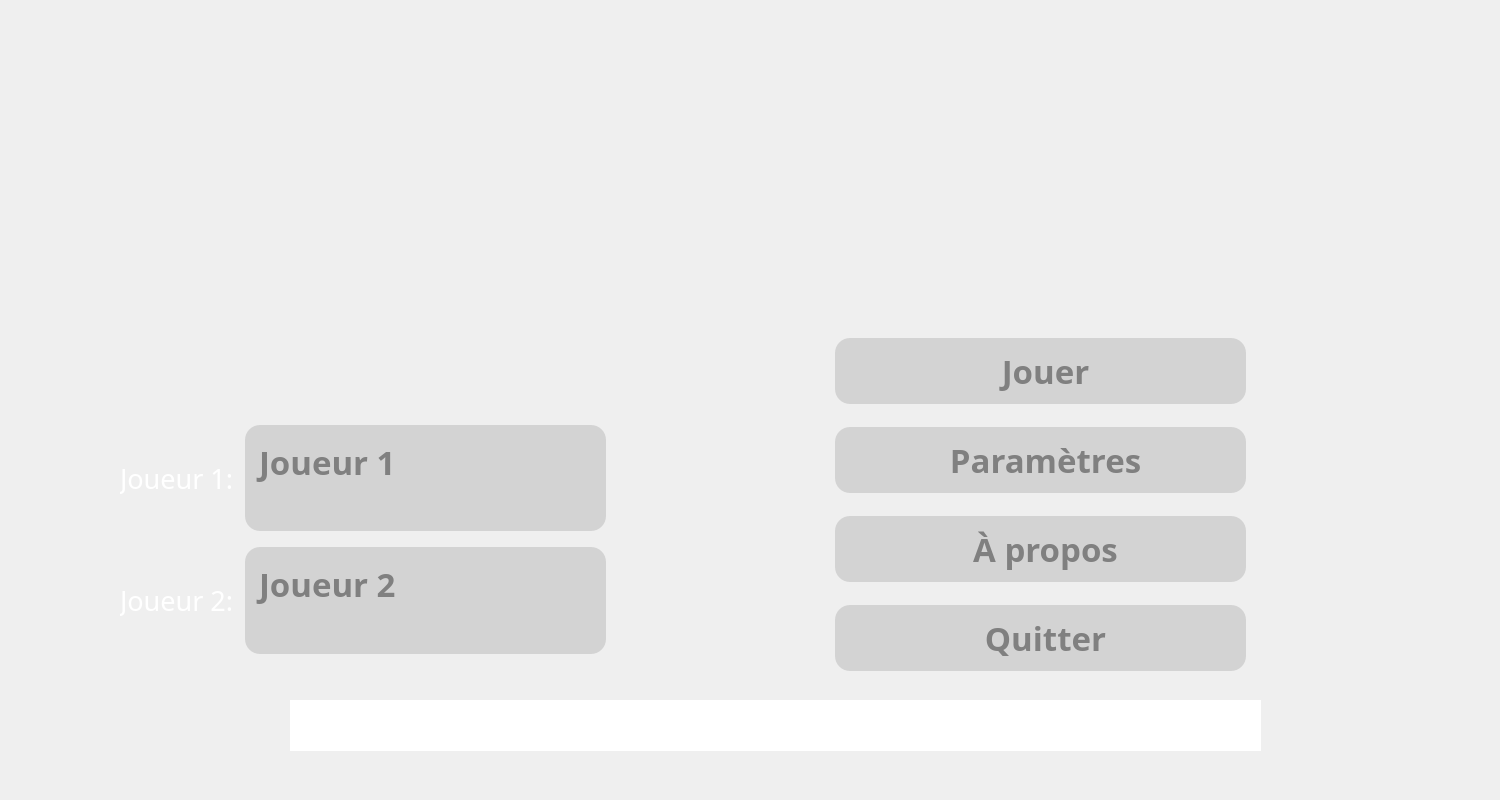
<?xml version="1.0" encoding="UTF-8"?>
<ui version="4.0">
 <class>Controlleur</class>
 <widget class="QMainWindow" name="Controlleur">
  <property name="geometry">
   <rect>
    <x>0</x>
    <y>0</y>
    <width>1500</width>
    <height>800</height>
   </rect>
  </property>
  <property name="windowTitle">
   <string>Controlleur</string>
  </property>
  <property name="styleSheet">
   <string notr="true">QPushButton,QPlainTextEdit{
    text-align: center;
	   margin:5px;
    font-weight: bold;
    padding: 10px 0 10px 10px ;
    background-color: lightgray;
    color: gray;
	 border-radius: 15px;
    }
    QPushButton:hover{
    text-align: center;
     margin:5px;
    font-weight: bold;
    padding: 10px 0 10px 10px ;
    background-color: gray;
    color: lightgray;
   border-radius: 20px;
    }

QLabel {
	color: white;
}</string>
  </property>
  <widget class="QWidget" name="centralwidget">
   <widget class="QWidget" name="layoutWidget">
    <property name="geometry">
     <rect>
      <x>790</x>
      <y>320</y>
      <width>501</width>
      <height>371</height>
     </rect>
    </property>
    <layout class="QVBoxLayout" name="verticalLayout">
     <property name="spacing">
      <number>0</number>
     </property>
     <property name="sizeConstraint">
      <enum>QLayout::SetDefaultConstraint</enum>
     </property>
     <property name="leftMargin">
      <number>40</number>
     </property>
     <property name="rightMargin">
      <number>40</number>
     </property>
     <item>
      <widget class="QPushButton" name="pushButton1">
       <property name="font">
        <font>
         <family>Showcard Gothic</family>
         <pointsize>25</pointsize>
         <weight>75</weight>
         <bold>true</bold>
        </font>
       </property>
       <property name="autoFillBackground">
        <bool>false</bool>
       </property>
       <property name="text">
        <string>Jouer</string>
       </property>
      </widget>
     </item>
     <item>
      <widget class="QPushButton" name="pushButton2">
       <property name="font">
        <font>
         <family>Showcard Gothic</family>
         <pointsize>25</pointsize>
         <weight>75</weight>
         <bold>true</bold>
        </font>
       </property>
       <property name="autoFillBackground">
        <bool>false</bool>
       </property>
       <property name="text">
        <string>Paramètres</string>
       </property>
      </widget>
     </item>
     <item>
      <widget class="QPushButton" name="pushButton3">
       <property name="font">
        <font>
         <family>Showcard Gothic</family>
         <pointsize>25</pointsize>
         <weight>75</weight>
         <bold>true</bold>
        </font>
       </property>
       <property name="autoFillBackground">
        <bool>false</bool>
       </property>
       <property name="text">
        <string>À propos</string>
       </property>
      </widget>
     </item>
     <item>
      <widget class="QPushButton" name="pushButton4">
       <property name="font">
        <font>
         <family>Showcard Gothic</family>
         <pointsize>25</pointsize>
         <weight>75</weight>
         <bold>true</bold>
        </font>
       </property>
       <property name="text">
        <string>Quitter</string>
       </property>
      </widget>
     </item>
    </layout>
   </widget>
   <widget class="QTextBrowser" name="textBrowser">
    <property name="geometry">
     <rect>
      <x>290</x>
      <y>700</y>
      <width>971</width>
      <height>51</height>
     </rect>
    </property>
    <property name="frameShape">
     <enum>QFrame::NoFrame</enum>
    </property>
    <property name="html">
     <string>&lt;!DOCTYPE HTML PUBLIC &quot;-//W3C//DTD HTML 4.0//EN&quot; &quot;http://www.w3.org/TR/REC-html40/strict.dtd&quot;&gt;
&lt;html&gt;&lt;head&gt;&lt;meta name=&quot;qrichtext&quot; content=&quot;1&quot; /&gt;&lt;style type=&quot;text/css&quot;&gt;
p, li { white-space: pre-wrap; }
&lt;/style&gt;&lt;/head&gt;&lt;body style=&quot; font-family:'MS Shell Dlg 2'; font-size:7.8pt; font-weight:400; font-style:normal;&quot;&gt;
&lt;p align=&quot;center&quot; style=&quot; margin-top:0px; margin-bottom:0px; margin-left:0px; margin-right:0px; -qt-block-indent:0; text-indent:0px;&quot;&gt;&lt;span style=&quot; font-size:14pt; font-weight:600; color:#ffffff;&quot;&gt;Copyright © 2021. Ecole Nationale Des Sciences De l'Inforamtique.&lt;/span&gt;&lt;/p&gt;&lt;/body&gt;&lt;/html&gt;</string>
    </property>
   </widget>
   <widget class="QLabel" name="logo">
    <property name="geometry">
     <rect>
      <x>290</x>
      <y>20</y>
      <width>1501</width>
      <height>321</height>
     </rect>
    </property>
    <property name="text">
     <string/>
    </property>
   </widget>
   <widget class="QWidget" name="layoutWidget">
    <property name="geometry">
     <rect>
      <x>120</x>
      <y>420</y>
      <width>491</width>
      <height>239</height>
     </rect>
    </property>
    <layout class="QVBoxLayout" name="verticalLayout_2">
     <item>
      <layout class="QHBoxLayout" name="horizontalLayout">
       <item>
        <widget class="QLabel" name="labelJoueur1">
         <property name="font">
          <font>
           <family>Showcard Gothic</family>
           <pointsize>20</pointsize>
          </font>
         </property>
         <property name="text">
          <string>Joueur 1:</string>
         </property>
        </widget>
       </item>
       <item>
        <widget class="QPlainTextEdit" name="joueur1">
         <property name="font">
          <font>
           <family>Showcard Gothic</family>
           <pointsize>25</pointsize>
           <weight>75</weight>
           <bold>true</bold>
          </font>
         </property>
         <property name="layoutDirection">
          <enum>Qt::LeftToRight</enum>
         </property>
         <property name="verticalScrollBarPolicy">
          <enum>Qt::ScrollBarAlwaysOff</enum>
         </property>
         <property name="horizontalScrollBarPolicy">
          <enum>Qt::ScrollBarAlwaysOff</enum>
         </property>
         <property name="plainText">
          <string>Joueur 1</string>
         </property>
         <property name="centerOnScroll">
          <bool>false</bool>
         </property>
        </widget>
       </item>
      </layout>
     </item>
     <item>
      <layout class="QHBoxLayout" name="horizontalLayout_2">
       <item>
        <widget class="QLabel" name="labelJoueur2">
         <property name="font">
          <font>
           <family>Showcard Gothic</family>
           <pointsize>20</pointsize>
          </font>
         </property>
         <property name="text">
          <string>Joueur 2:</string>
         </property>
        </widget>
       </item>
       <item>
        <widget class="QPlainTextEdit" name="joueur2">
         <property name="font">
          <font>
           <family>Showcard Gothic</family>
           <pointsize>25</pointsize>
           <weight>75</weight>
           <bold>true</bold>
          </font>
         </property>
         <property name="layoutDirection">
          <enum>Qt::LeftToRight</enum>
         </property>
         <property name="verticalScrollBarPolicy">
          <enum>Qt::ScrollBarAlwaysOff</enum>
         </property>
         <property name="horizontalScrollBarPolicy">
          <enum>Qt::ScrollBarAlwaysOff</enum>
         </property>
         <property name="plainText">
          <string>Joueur 2</string>
         </property>
         <property name="centerOnScroll">
          <bool>false</bool>
         </property>
        </widget>
       </item>
      </layout>
     </item>
    </layout>
   </widget>
  </widget>
  <widget class="QMenuBar" name="menubar">
   <property name="geometry">
    <rect>
     <x>0</x>
     <y>0</y>
     <width>1500</width>
     <height>25</height>
    </rect>
   </property>
  </widget>
 </widget>
 <resources/>
 <connections>
  <connection>
   <sender>pushButton4</sender>
   <signal>clicked()</signal>
   <receiver>Controlleur</receiver>
   <slot>close()</slot>
   <hints>
    <hint type="sourcelabel">
     <x>672</x>
     <y>676</y>
    </hint>
    <hint type="destinationlabel">
     <x>265</x>
     <y>575</y>
    </hint>
   </hints>
  </connection>
 </connections>
</ui>
